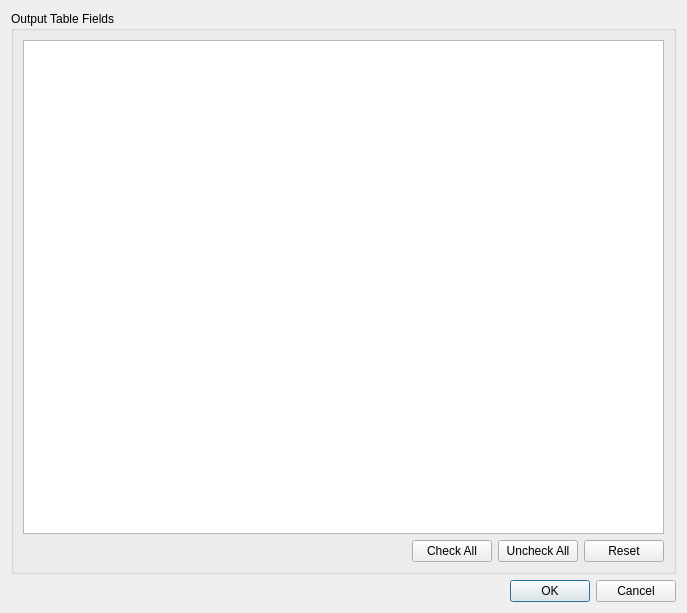
<?xml version="1.0" encoding="UTF-8"?>
<ui version="4.0">
 <class>Form</class>
 <widget class="QWidget" name="Form">
  <property name="geometry">
   <rect>
    <x>0</x>
    <y>0</y>
    <width>687</width>
    <height>613</height>
   </rect>
  </property>
  <property name="windowTitle">
   <string>Form</string>
  </property>
  <layout class="QVBoxLayout" name="verticalLayout">
   <item>
    <widget class="QGroupBox" name="groupBox">
     <property name="title">
      <string>Output Table Fields</string>
     </property>
     <layout class="QGridLayout" name="gridLayout">
      <item row="2" column="3">
       <widget class="QPushButton" name="reset_fields_button">
        <property name="text">
         <string>Reset</string>
        </property>
       </widget>
      </item>
      <item row="2" column="0">
       <spacer name="horizontalSpacer">
        <property name="orientation">
         <enum>Qt::Horizontal</enum>
        </property>
        <property name="sizeHint" stdset="0">
         <size>
          <width>40</width>
          <height>20</height>
         </size>
        </property>
       </spacer>
      </item>
      <item row="0" column="0" colspan="4">
       <widget class="QTreeView" name="fields_tree_view"/>
      </item>
      <item row="2" column="2">
       <widget class="QPushButton" name="uncheck_all_button">
        <property name="text">
         <string>Uncheck All</string>
        </property>
       </widget>
      </item>
      <item row="2" column="1">
       <widget class="QPushButton" name="check_all_button">
        <property name="text">
         <string>Check All</string>
        </property>
       </widget>
      </item>
     </layout>
    </widget>
   </item>
   <item>
    <widget class="QDialogButtonBox" name="button_box">
     <property name="orientation">
      <enum>Qt::Horizontal</enum>
     </property>
     <property name="standardButtons">
      <set>QDialogButtonBox::Cancel|QDialogButtonBox::Ok</set>
     </property>
    </widget>
   </item>
  </layout>
 </widget>
 <resources/>
 <connections/>
</ui>
